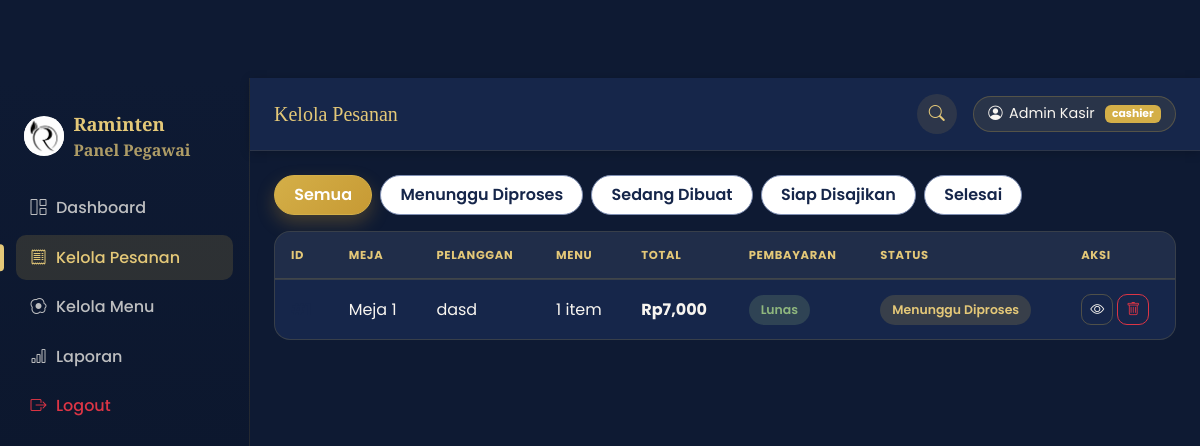
Page /admin/orders (signed in) on the committed database.
### models/order.py (models this page shows, shortened)
class Order(db.Model):
    __tablename__ = "orders"
    id = db.Column(db.Integer, primary_key=True)
    order_number = db.Column(db.String(30), unique=True, nullable=True)
    table_id = db.Column(db.Integer, db.ForeignKey("tables.id"), nullable=True)
    table_number = db.Column(db.Integer, nullable=False)
    customer_name = db.Column(db.String(100), default="Pelanggan")
    customer_phone = db.Column(db.String(30), default="")
    note = db.Column(db.String(255), default="")
    _status = db.Column("status", db.String(30), default=STATUS_FLOW[0])
    _payment_status = db.Column("payment_status", db.String(20), default=PAYMENT_BELUM_DIBAYAR)
    payment_method = db.Column(db.String(20), default="QRIS")
    paid_at = db.Column(db.DateTime, nullable=True)
    created_at = db.Column(db.DateTime, default=datetime.utcnow)
    updated_at = db.Column(db.DateTime, default=datetime.utcnow, onupdate=datetime.utcnow)
    items = db.relationship("OrderItem", backref="order", lazy=True, cascade="all, delete-orphan")
    transaction = db.relationship("Transaction", backref="order", uselist=False, cascade="all, delete-orphan")
    @property
    def status(self):
        return self._status
    @status.setter
    def status(self, value):
        if value not in STATUS_FLOW:
            raise ValueError(f"Status pesanan '{value}' tidak valid.")
        self._status = value
        self.updated_at = datetime.utcnow()
    @property
    def payment_status(self):
        return self._payment_status
    @payment_status.setter
    def payment_status(self, value):
        if value not in PAYMENT_STATUS_FLOW:
            raise ValueError(f"Status pembayaran '{value}' tidak valid.")
        self._payment_status = value
    @property
    def total_price(self):
        return sum(item.subtotal for item in self.items)

class OrderItem(db.Model):
    __tablename__ = "order_items"
    id = db.Column(db.Integer, primary_key=True)
    order_id = db.Column(db.Integer, db.ForeignKey("orders.id"), nullable=False)
    menu_item_id = db.Column(db.Integer, db.ForeignKey("menu_items.id"), nullable=False)
    quantity = db.Column(db.Integer, default=1)
    price_at_order = db.Column(db.Float, nullable=False)
    @property
    def subtotal(self):
        return self.quantity * self.price_at_order

### routes/admin.py (the view)
@admin_bp.route("/orders")
@login_required
def orders():
    status_filter = request.args.get("status", "Semua")
    query = Order.query.filter_by(_payment_status=PAYMENT_LUNAS).order_by(Order.created_at.desc())
    if status_filter != "Semua":
        query = query.filter_by(_status=status_filter)
    order_list = query.all()
    return render_template("admin/orders.html", orders=order_list, status_filter=status_filter,
                            status_flow=STATUS_FLOW)

### routes/auth.py (called while the page is built)
def login_required(view_func):
    @wraps(view_func)
    def wrapped(*args, **kwargs):
        if not session.get("staff_id"):
            flash("Silakan login terlebih dahulu.", "warning")
            return redirect(url_for("auth.login"))
        return view_func(*args, **kwargs)
    return wrapped

### templates/admin/orders.html (shortened to what this page needs)
{% extends "admin/base.html" %}
{% block page_title %}Kelola Pesanan{% endblock %}
{% block content %}
<div class="d-flex gap-2 flex-wrap mb-3">
  <a href="{{ url_for('admin.orders', status='Semua') }}"
     class="category-pill {{ 'active' if status_filter=='Semua' }}">Semua</a>
  {% for s in status_flow %}
  <a href="{{ url_for('admin.orders', status=s) }}"
     class="category-pill {{ 'active' if status_filter==s }}">{{ s }}</a>
  {% endfor %}
</div>
<div class="stat-card p-0 table-responsive-card">
  <div class="table-responsive">
  <table class="table mb-0 align-middle">
    <thead>
      <tr>
        <th>ID</th>
        <th>Meja</th>
        <th>Pelanggan</th>
        <th>Menu</th>
        <th>Total</th>
        <th>Pembayaran</th>
        <th>Status</th>
        <th>Aksi</th>
      </tr>
    </thead>
    <tbody id="orders-tbody">
      {% for o in orders %}
      <tr class="order-row" data-href="{{ url_for('admin.order_detail', order_id=o.id) }}">
        <td class="fw-bold" style="color:var(--coklat-700);">#{{ o.id }}</td>
        <td>Meja {{ o.table_number }}</td>
        <td>{{ o.customer_name }}</td>
        <td>{{ o.items|length }} item</td>
        <td class="fw-bold">Rp{{ '{:,.0f}'.format(o.total_price) }}</td>
        <td><span class="badge-status siap">{{ o.payment_status }}</span></td>
        <td>
          <span class="badge-status {{ {'Menunggu Diproses':'menunggu','Sedang Dibuat':'dibuat','Siap Disajikan':'siap','Selesai':'selesai'}[o.status] }}">
            {{ o.status }}
          </span>
        </td>
        <td class="d-flex gap-1">
          <a href="{{ url_for('admin.order_detail', order_id=o.id) }}" class="btn btn-sm btn-outline-secondary">
            <i class="bi bi-eye"></i>
          </a>
          <form action="{{ url_for('admin.order_delete', order_id=o.id) }}" method="POST"
                onsubmit="return confirm('Hapus pesanan #{{ o.id }}?');" onclick="event.stopPropagation();">
            <button class="btn btn-sm btn-outline-danger"><i class="bi bi-trash"></i></button>
          </form>
        </td>
      </tr>
      {% else %}
      <tr><td colspan="8" class="text-center text-muted py-4">Belum ada pesanan.</td></tr>
      {% endfor %}
    </tbody>
  </table>
  </div>
</div>
{% endblock %}

### static/css/style.css (style rules this page uses)
:root { --cream-50: #FFFFFF; --cream-100: #F8F5F0; --cream-200: #EDE6DA; --navy-900: #0E1A33; --navy-800: #16264A; --navy-700: #1E3160; --navy-500: #34497A; --coklat-900: var(--navy-900); --coklat-700: var(--navy-800); --coklat-500: var(--navy-500); --coklat-300: #7F8FB3; --gold-700: #A97B1D; --gold-600: #C79A34; --gold-500: #D4AF48; --gold-400: #E4C878; --orange-600: var(--gold-600); --orange-500: var(--gold-500); --orange-400: var(--gold-400); --leaf-800: #253B23; --leaf-700: #33502F; --leaf-500: #4E7A46; --leaf-300: #8FB77E; --leaf-100: #E4EEDD; --ink: #17233F; --font-display: "Playfair Display", "Georgia", serif; --font-body: "Poppins", sans-serif; --gold-border: rgba(201,154,52,.35); --shadow-soft: 0 10px 26px rgba(14, 26, 51, .1); --shadow-lift: 0 20px 42px rgba(14, 26, 51, .18); }
* { box-sizing: border-box; }
html { scroll-behavior: smooth; }
body { font-family: var(--font-body); color: var(--ink); background-color: var(--cream-100); overflow-x: hidden; }
a { text-decoration: none; }
body:not(.has-hero) { padding-top: 78px; }
.category-pill { border-radius: 999px; padding: .45rem 1.2rem; border: 1px solid var(--coklat-300); color: var(--coklat-700); font-weight: 600; background: var(--cream-50); transition: transform .15s ease, box-shadow .15s ease, background .15s ease, color .15s ease; display: inline-block; }
.category-pill.active { background: linear-gradient(135deg, var(--gold-500), var(--gold-600)); color: #fff; border-color: var(--gold-500); box-shadow: 0 8px 18px rgba(180,135,42,.32); }
.btn-outline-secondary { border-radius: 10px; color: var(--navy-800); border-color: var(--cream-200); transition: background .15s ease, border-color .15s ease, transform .15s ease; }
.btn-outline-danger { border-radius: 10px; }
.admin-body { background: var(--navy-900); color: var(--cream-100); }
.stat-card { background: var(--navy-800); border: 1px solid rgba(212,175,72,.18); border-radius: 16px; padding: 1.25rem; position: relative; overflow: hidden; color: var(--cream-100); transition: transform .2s ease, box-shadow .2s ease, border-color .2s ease; }
.badge-status { padding: .4rem .75rem; border-radius: 999px; font-weight: 600; font-size: .78rem; }
.badge-status.menunggu { background: rgba(212,175,72,.18); color: var(--gold-400); }
.badge-status.siap { background: rgba(143,183,126,.2); color: var(--leaf-300); }
.stat-card table, .stat-card.p-0 table { margin: 0; }
.admin-main .table { --bs-table-bg: transparent; color: var(--cream-100); }
.admin-main .table thead th { text-transform: uppercase; font-size: .72rem; letter-spacing: .06em; color: var(--gold-400); font-weight: 700; border-bottom: 2px solid rgba(212,175,72,.18); padding: .9rem 1rem; background: rgba(212,175,72,.05); }
.admin-main .table tbody td { padding: .85rem 1rem; vertical-align: middle; border-bottom: 1px solid rgba(212,175,72,.1); color: var(--cream-100); }
.admin-main .table tbody tr { transition: background .15s ease; }
.admin-main .table tbody tr:last-child td { border-bottom: none; }
.stat-card.p-0 { border-radius: 16px; overflow: hidden; }
.admin-main .btn-outline-secondary { border-radius: 10px; color: var(--cream-100); border-color: rgba(212,175,72,.3); transition: background .15s ease, border-color .15s ease, transform .15s ease; }
.admin-main .btn-outline-danger { border-radius: 10px; }
* { min-width: 0; }
.table-responsive-card { border-radius: 16px; overflow: hidden; }
.order-row { cursor: pointer; }

### rows in the picture
Order: table_number "1", customer_name "dasd", items|length "1", payment_status "Lunas", status "Menunggu Diproses"
OrderItem: total_price "7,000"

### other values in the picture
{{ session.get('staff_name', 'Pegawai') }} "Admin Kasir"
{{ session.get('staff_type', '') }} "cashier"
{{ s }} "Menunggu Diproses" "Sedang Dibuat" "Siap Disajikan" "Selesai"
